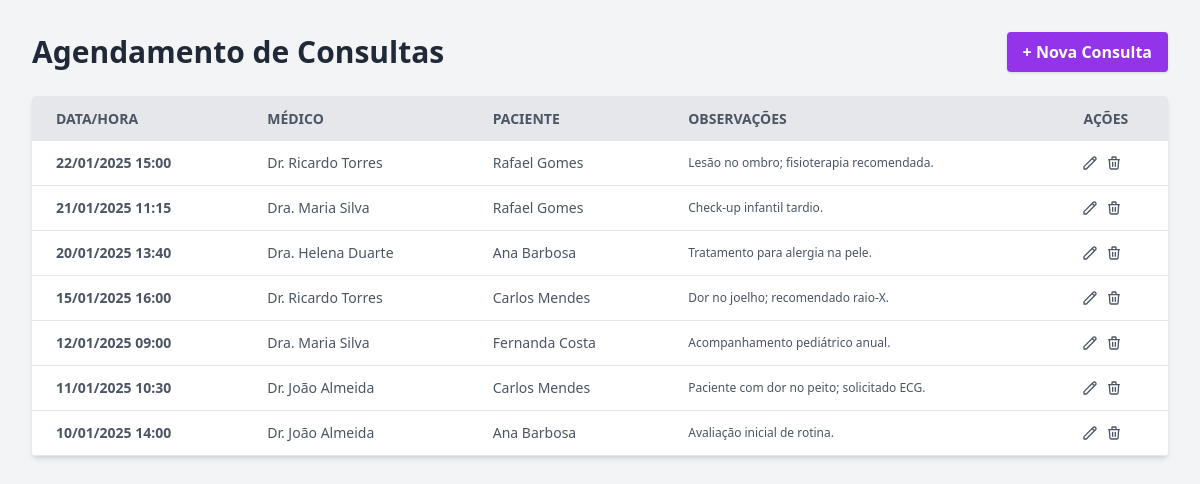
The app's page /php/consulta/index.php with its own data.
### tables this page shows
CREATE TABLE consulta (
    id_medico INT NOT NULL,
    id_paciente INT NOT NULL,
    data_hora DATETIME NOT NULL,
    observacoes TEXT,

     
    PRIMARY KEY (id_medico, id_paciente, data_hora),

     
    CONSTRAINT fk_consulta_medico
        FOREIGN KEY (id_medico) REFERENCES medico(id)
        ON DELETE CASCADE
        ON UPDATE CASCADE,

    CONSTRAINT fk_consulta_paciente
        FOREIGN KEY (id_paciente) REFERENCES paciente(id)
        ON DELETE CASCADE
        ON UPDATE CASCADE
);

CREATE TABLE medico (
    id INT AUTO_INCREMENT PRIMARY KEY,
    nome VARCHAR(100) NOT NULL,
    especialidade VARCHAR(100)
);

CREATE TABLE paciente (
    id INT AUTO_INCREMENT PRIMARY KEY,
    nome VARCHAR(100) NOT NULL,
    data_nascimento DATE NOT NULL,
    tipo_sanguineo VARCHAR(3)
);

### php/consulta/index.php (the view, shortened to what this page needs)
<?php
require_once '../db.php';
$sql = "SELECT c.id_medico, c.id_paciente, c.data_hora, c.observacoes,
               m.nome as nome_medico,
               p.nome as nome_paciente
        FROM consulta c
        JOIN medico m ON c.id_medico = m.id
        JOIN paciente p ON c.id_paciente = p.id
        ORDER BY c.data_hora DESC";
$stmt = $pdo->query($sql);
$consultas = $stmt->fetchAll(PDO::FETCH_ASSOC);
?>
<!DOCTYPE html>
<html lang="pt-BR">
<head>
    <script src="https://cdn.tailwindcss.com"></script>
</head>
<body class="bg-gray-100 p-8">
    <div class="container mx-auto max-w-6xl">
        <header class="flex justify-between items-center mb-6">
            <h1 class="text-3xl font-bold text-gray-800">Agendamento de Consultas</h1>
            <a href="create-consulta.php" class="bg-purple-600 hover:bg-purple-700 text-white font-bold py-2 px-4 rounded transition duration-300 shadow">
                + Nova Consulta
            </a>
        </header>
        <div class="bg-white shadow-md rounded my-6 overflow-x-auto">
            <table class="min-w-full table-auto">
                <thead>
                    <tr class="bg-gray-200 text-gray-600 uppercase text-sm leading-normal">
                        <th class="py-3 px-6 text-left">Data/Hora</th>
                        <th class="py-3 px-6 text-left">Médico</th>
                        <th class="py-3 px-6 text-left">Paciente</th>
                        <th class="py-3 px-6 text-left">Observações</th>
                        <th class="py-3 px-6 text-center">Ações</th>
                    </tr>
                </thead>
                <tbody class="text-gray-600 text-sm font-light">
                    <?php if (count($consultas) > 0): ?>
                        <?php foreach ($consultas as $c): ?>
                            <?php
                                $params = "id_medico=" . $c['id_medico'] .
                                          "&id_paciente=" . $c['id_paciente'] .
                                          "&data_hora=" . urlencode($c['data_hora']);
                            ?>
                            <tr class="border-b border-gray-200 hover:bg-gray-50 transition duration-150">
                                <td class="py-3 px-6 text-left font-bold">
                                    <?= date('d/m/Y H:i', strtotime($c['data_hora'])); ?>
                                </td>
                                <td class="py-3 px-6 text-left"><?= htmlspecialchars($c['nome_medico']); ?></td>
                                <td class="py-3 px-6 text-left"><?= htmlspecialchars($c['nome_paciente']); ?></td>
                                <td class="py-3 px-6 text-left text-xs max-w-xs truncate">
                                    <?= htmlspecialchars($c['observacoes']); ?>
                                </td>
                                <td class="py-3 px-6 text-center">
                                    <div class="flex item-center justify-center">
                                        <a href="update-consulta.php?<?= $params ?>" class="w-4 mr-2 transform hover:text-purple-500 hover:scale-110 transition duration-150" title="Editar">
                                            <svg xmlns="http://www.w3.org/2000/svg" fill="none" viewBox="0 0 24 24" stroke="currentColor">
                                                <path stroke-linecap="round" stroke-linejoin="round" stroke-width="2" d="M15.232 5.232l3.536 3.536m-2.036-5.036a2.5 2.5 0 113.536 3.536L6.5 21.036H3v-3.572L16.732 3.732z" />
                                            </svg>
                                        </a>
                                        <a href="delete-consulta.php?<?= $params ?>"
                                           onclick="return confirm('Confirmar cancelamento da consulta?');"
                                           class="w-4 mr-2 transform hover:text-red-500 hover:scale-110 transition duration-150" title="Excluir">
                                            <svg xmlns="http://www.w3.org/2000/svg" fill="none" viewBox="0 0 24 24" stroke="currentColor">
                                                <path stroke-linecap="round" stroke-linejoin="round" stroke-width="2" d="M19 7l-.867 12.142A2 2 0 0116.138 21H7.862a2 2 0 01-1.995-1.858L5 7m5 4v6m4-6v6m1-10V4a1 1 0 00-1-1h-4a1 1 0 00-1 1v3M4 7h16" />
                                            </svg>
                                        </a>
                                    </div>
                                </td>
                            </tr>
                        <?php endforeach; ?>
                    <?php else: ?>
                        <tr><td colspan="5" class="text-center py-4">Nenhuma consulta agendada.</td></tr>
                    <?php endif; ?>
                </tbody>
            </table>
        </div>
    </div>
</body>
</html>

### records on screen
consulta: data_hora "22/01/2025 15:00", id_medico.nome "Dr. Ricardo Torres", id_paciente.nome "Rafael Gomes", observacoes "Lesão no ombro; fisioterapia recomendada."
consulta: data_hora "21/01/2025 11:15", id_medico.nome "Dra. Maria Silva", id_paciente.nome "Rafael Gomes", observacoes "Check-up infantil tardio."
consulta: data_hora "20/01/2025 13:40", id_medico.nome "Dra. Helena Duarte", id_paciente.nome "Ana Barbosa", observacoes "Tratamento para alergia na pele."
consulta: data_hora "15/01/2025 16:00", id_medico.nome "Dr. Ricardo Torres", id_paciente.nome "Carlos Mendes", observacoes "Dor no joelho; recomendado raio-X."
consulta: data_hora "12/01/2025 09:00", id_medico.nome "Dra. Maria Silva", id_paciente.nome "Fernanda Costa", observacoes "Acompanhamento pediátrico anual."
consulta: data_hora "11/01/2025 10:30", id_medico.nome "Dr. João Almeida", id_paciente.nome "Carlos Mendes", observacoes "Paciente com dor no peito; solicitado ECG."
consulta: data_hora "10/01/2025 14:00", id_medico.nome "Dr. João Almeida", id_paciente.nome "Ana Barbosa", observacoes "Avaliação inicial de rotina."
